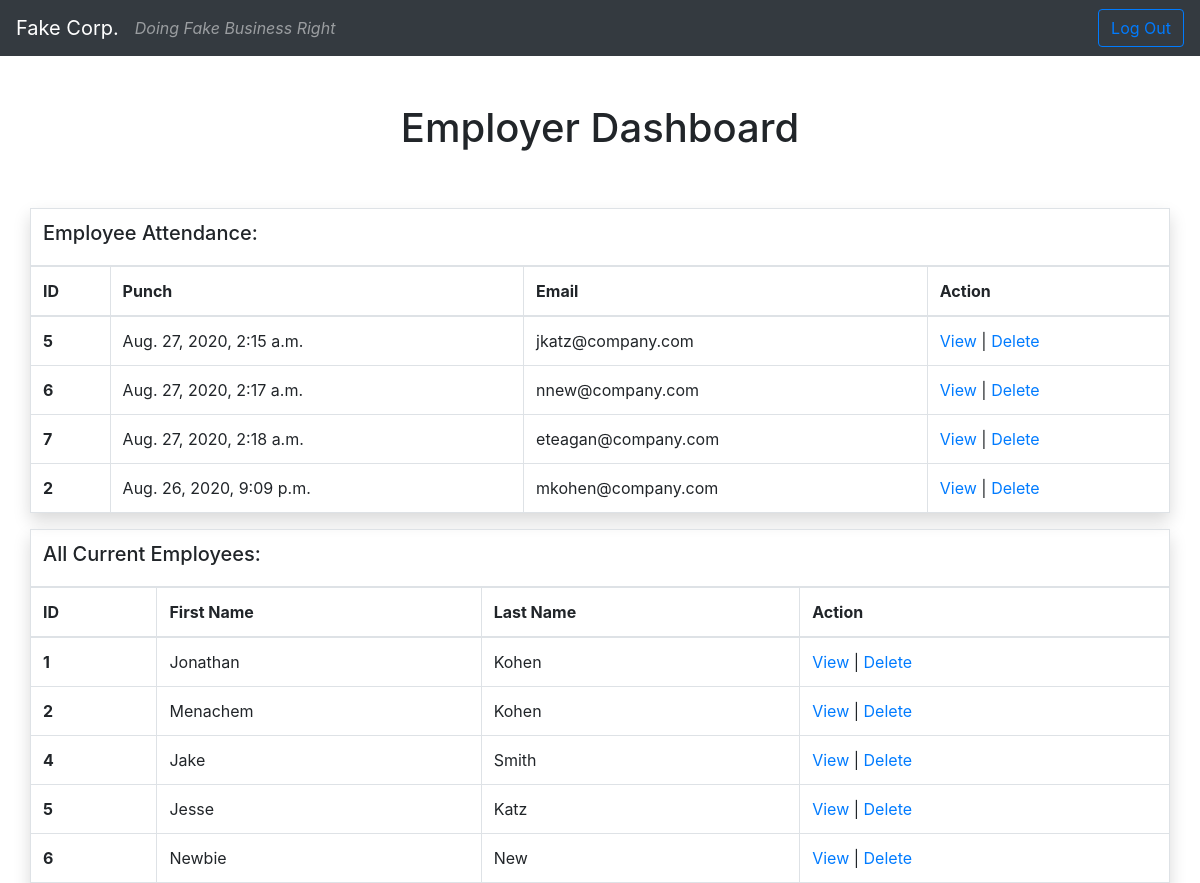
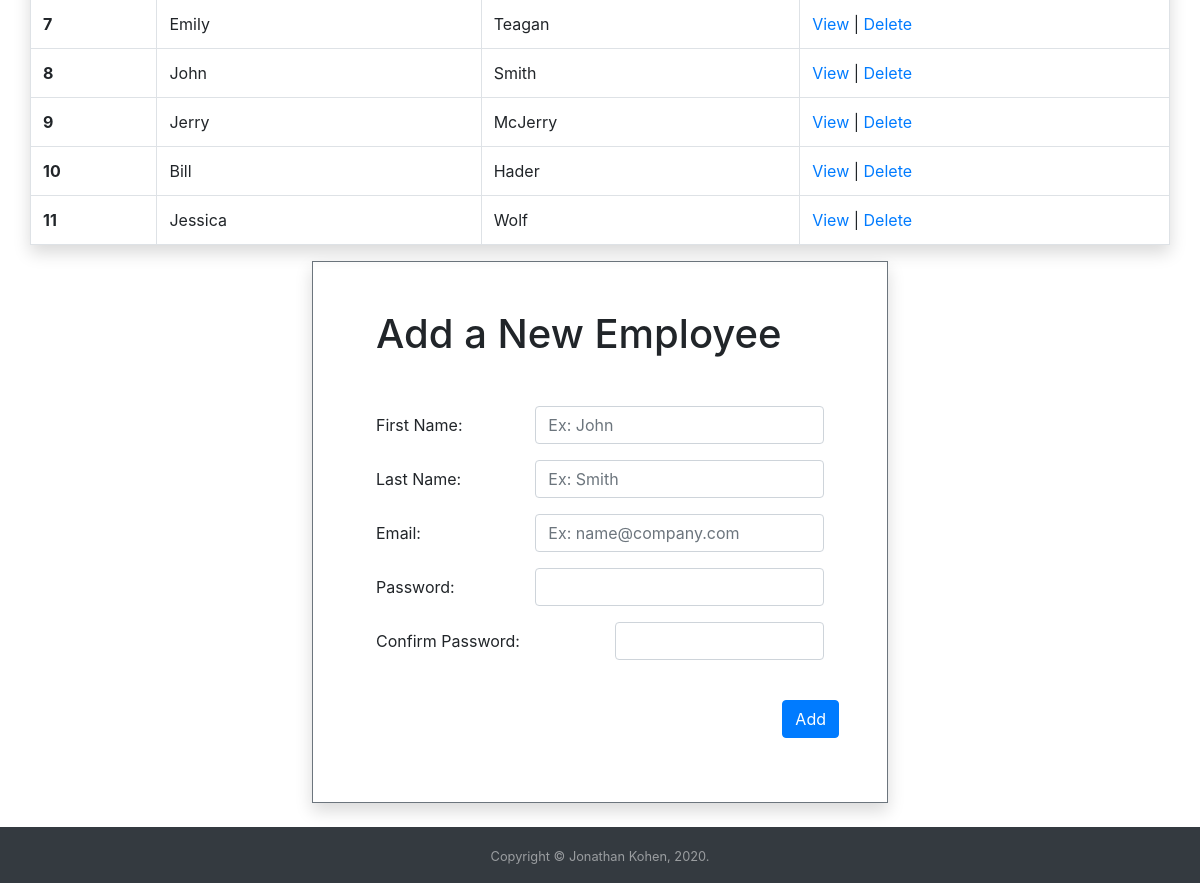
/employer_dash (signed in), run on the app's committed database (2 pictures, top to bottom).
### attendance/models.py (models this page shows)
class Attendance(models.Model):
    employee = models.ForeignKey(
        Employee, related_name="punch_ins", on_delete=models.CASCADE)
    created_at = models.DateTimeField(auto_now_add=True)
    updated_at = models.DateTimeField(auto_now=True)

class Employee(models.Model):
    first_name = models.CharField(max_length=255)
    last_name = models.CharField(max_length=255)
    email = models.CharField(max_length=255)
    password = models.CharField(max_length=255)
    created_at = models.DateTimeField(auto_now_add=True)
    updated_at = models.DateTimeField(auto_now=True)
    objects = EmployeeManager()

### attendance/views.py (the view)
# urls.py: path('employer_dash', views.employer_dash),
def employer_dash(req):
    if 'logged_in_id' not in req.session:
        messages.error(req, "You must log in to see the dashboard.")
        return redirect("/")
    context = {
        'all_attendance': Attendance.objects.all(),
        'all_employees': Employee.objects.all(),
        'logged_in_employee': Employee.objects.get(id=req.session['logged_in_id']),
    }
    return render(req, 'employer_dash.html', context)

### attendance/templates/employer_dash.html (shortened to what this page needs)
<!DOCTYPE html>
<html lang="en">
    <head>
        <link
            rel="stylesheet"
            href="https://stackpath.bootstrapcdn.com/bootstrap/4.5.2/css/bootstrap.min.css"
        />
    </head>
    <body>
        <header>
            <nav class="navbar navbar-expand-lg navbar-dark bg-dark">
                <a
                    class="navbar-brand"
                    href="/which_dash/{{logged_in_employee.id}}"
                    >Fake Corp.</a
                >
                <div
                    class="collapse navbar-collapse"
                    id="navbarSupportedContent"
                >
                    <ul class="navbar-nav mr-auto">
                        <li>
                            <span class="navbar-text">
                                <em>Doing Fake Business Right</em>
                            </span>
                        </li>
                    </ul>
                    <a
                        href="/logout"
                        class="btn btn-outline-primary my-2 my-sm-0"
                        type="button"
                    >
                        Log Out
                    </a>
                </div>
            </nav>
        </header>
        <main class="container">
            <div class="row">
                <div class="col text-center my-5">
                    <h1>Employer Dashboard</h1>
                </div>
            </div>
            <div class="row">
                <div class="col p-0">
                    <table class="table table-bordered shadow table-hover">
                        <thead>
                            <tr>
                                <th colspan="6">
                                    <h5>Employee Attendance:</h5>
                                </th>
                            </tr>
                            <tr>
                                <th>ID</th>
                                <th>Punch</th>
                                <th>Email</th>
                                <th>Action</th>
                            </tr>
                        </thead>
                        <tbody>
                            {% for attendance in all_attendance %}
                            <tr>
                                <th scope="row">{{attendance.employee_id}}</th>
                                <td>{{attendance.employee.updated_at}}</td>
                                <td class="text-break">
                                    {{attendance.employee.email}}
                                </td>
                                <td>
                                    <a
                                        href="/employees/view/{{attendance.employee_id}}"
                                        >View
                                    </a>
                                    |
                                    <a
                                        href="/employees/delete_punch/{{attendance.id}}"
                                    >
                                        Delete</a
                                    >
                                </td>
                            </tr>
                            {% endfor %}
                        </tbody>
                    </table>
                </div>
            </div>
            <div class="row">
                <div class="col p-0">
                    <table class="table table-bordered shadow table-hover">
                        <thead>
                            <tr>
                                <th colspan="6">
                                    <h5>All Current Employees:</h5>
                                </th>
                            </tr>
                            <tr>
                                <th>ID</th>
                                <th>First Name</th>
                                <th>Last Name</th>
                                <th>Action</th>
                            </tr>
                        </thead>
                        <tbody>
                            {% for employee in all_employees %}
                            <tr>
                                <th scope="row">{{employee.id}}</th>
                                <td>{{employee.first_name}}</td>
                                <td>{{employee.last_name}}</td>
                                <td>
                                    <a href="/employees/view/{{employee.id}}"
                                        >View
                                    </a>
                                    |
                                    <a
                                        href="/employees/delete_emp/{{employee.id}}"
                                    >
                                        Delete</a
                                    >
                                </td>
                            </tr>
                            {% endfor %}
                        </tbody>
                    </table>
                </div>
            </div>
            <div class="row">
                <span class="border border-secondary p-5 shadow mx-auto">
                    <div class="col">
                        <h1 class="mb-5">Add a New Employee</h1>
                        <form action="/add_employee" method="POST">
                            <div class="form-group row">
                                <label
                                    class="col-sm-4 col-form-label"
                                    for="first_name"
                                    >First Name:</label
                                >
                                <div class="col-sm-8">
                                    <input
                                        name="first_name"
                                        type="text"
                                        class="form-control"
                                        id="first_name"
                                        placeholder="Ex: John"
                                    />
                                </div>
                            </div>
                            <div class="form-group row">
                                <label
                                    class="col-sm-4 col-form-label"
                                    for="last_name"
                                    >Last Name:</label
                                >
                                <div class="col-sm-8">
                                    <input
                                        name="last_name"
                                        type="text"
                                        class="form-control"
                                        id="last_name"
                                        placeholder="Ex: Smith"
                                    />
                                </div>
                            </div>
                            <div class="form-group row">
                                <label
                                    class="col-sm-4 col-form-label"
                                    for="email"
                                    >Email:</label
                                >
                                <div class="col-sm-8">
                                    <input
                                        name="email"
                                        type="text"
                                        class="form-control"
                                        id="email"
                                        placeholder="Ex: name@company.com"
                                    />
                                </div>
                            </div>
                            <div class="form-group row">
                                <label class="col-sm-4 col-form-label" for="pw"
                                    >Password:</label
                                >
                                <div class="col-sm-8">
                                    <input
                                        name="pw"
                                        type="password"
                                        class="form-control"
                                        id="pw"
                                    />
                                </div>
                            </div>
                            <div class="form-group row">
                                <label
                                    class="col-sm-6 col-form-label"
                                    for="c_pw"
                                    >Confirm Password:</label
                                >
                                <div class="col-sm-6">
                                    <input
                                        name="c_pw"
                                        type="password"
                                        class="form-control"
                                        id="c_pw"
                                    />
                                </div>
                            </div>
                            <div class="form-group row">
                                <button
                                    type="submit"
                                    class="btn btn-primary ml-auto mt-4"
                                >
                                    Add
                                </button>
                            </div>
                        </form>
                    </div>
                </span>
            </div>
        </main>
        <footer class="mt-4">
            <nav class="navbar navbar-dark bg-dark text-light">
                <span class="navbar-text mx-auto">
                    <small
                        >Copyright &copy; {{currentYear}} Jonathan Kohen,
                        2020.</small
                    >
                </span>
            </nav>
        </footer>
    </body>
</html>

### data on the page
Attendance: employee_id "5", employee.updated_at "Aug. 27, 2020, 2:15 a.m.", employee.email "jkatz@company.com"
Attendance: employee_id "6", employee.updated_at "Aug. 27, 2020, 2:17 a.m.", employee.email "nnew@company.com"
Attendance: employee_id "7", employee.updated_at "Aug. 27, 2020, 2:18 a.m.", employee.email "eteagan@company.com"
Attendance: employee_id "2", employee.updated_at "Aug. 26, 2020, 9:09 p.m.", employee.email "mkohen@company.com"
Employee: id "1", first_name "Jonathan", last_name "Kohen"
Employee: id "2", first_name "Menachem", last_name "Kohen"
Employee: id "4", first_name "Jake", last_name "Smith"
Employee: id "5", first_name "Jesse", last_name "Katz"
Employee: id "6", first_name "Newbie", last_name "New"
Employee: id "7", first_name "Emily", last_name "Teagan"
Employee: id "8", first_name "John", last_name "Smith"
Employee: id "9", first_name "Jerry", last_name "McJerry"
Employee: id "10", first_name "Bill", last_name "Hader"
Employee: id "11", first_name "Jessica", last_name "Wolf"
